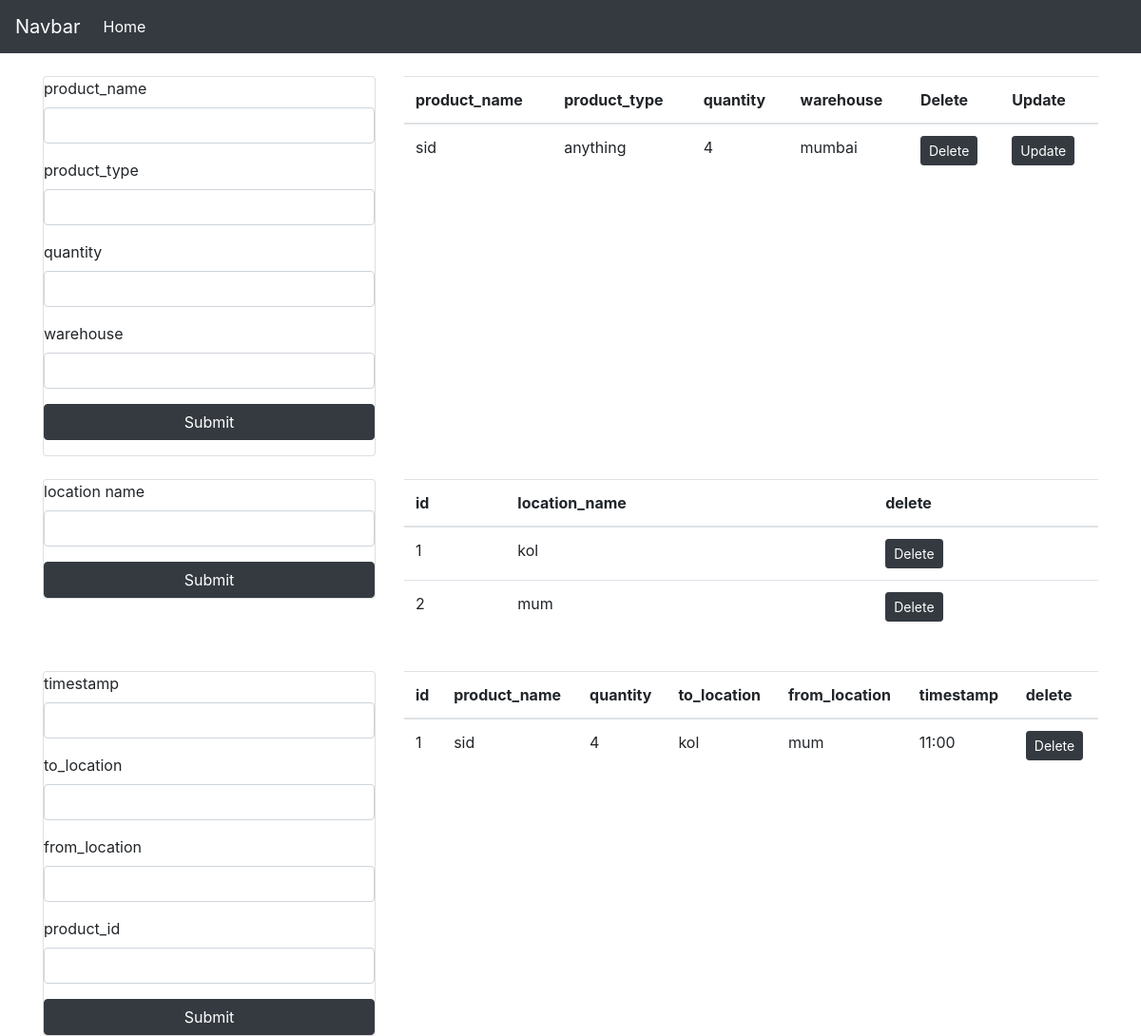
The page / on the database its author committed.
### app.py (models this page shows)
class User1(db.Model):
    id = db.Column(db.Integer,primary_key=True, autoincrement=True)
    product_name = db.Column(db.String(200))
    product_type = db.Column(db.String(200))
    quantity = db.Column(db.String(200))
    warehouse = db.Column(db.String(200))

class Location(db.Model):
    id = db.Column(db.Integer,primary_key=True, autoincrement=True)
    location_name = db.Column(db.String(200))

class Movement(db.Model):
    id = db.Column(db.Integer, primary_key=True)
    timestamp = db.Column(db.String(200))
    to_location = db.Column(db.String(200))
    from_location = db.Column(db.String(200))
    product_id = db.Column(db.Integer)

### app.py (the view, shortened to what this page needs)
@app.route('/',methods=['GET','POST'])
def get():
    if request.method == "GET":
        user1s = User1.query.all()
        locations = Location.query.all()
        for i in locations:
            print(i)
        movements = db.session.query(User1, Movement).filter(User1.id == Movement.product_id).all()
        page ='home'
        user = User1(id='',product_name='',product_type='',quantity='',warehouse='')
        return render_template('home.html',user1s=user1s,locations=locations,movements=movements,page=page,user=user)

### templates/home.html (shortened to what this page needs)
{% extends 'index.html' %}
{% block content %}
<br>
<div class="row">
    <div class="col-lg-4">
        <div class="card">
            {% if page == 'home' %}
            <form action="/" method="POST" class="form-group">
            {% endif %}
            <div class="form-group">
                <label for="">product_name</label>
                <input type="text" name="product_name" class="form-control" value={{user.product_name}}>
            </div>
            <div class="form-group">
                <label for="">product_type</label>
                <input type="text" name="product_type" class="form-control" value={{user.product_type}}>
            </div>
            <div class="form-group">
                <label for="">quantity</label>
                <input type="text" name="quantity" class="form-control" value={{user.quantity}}>
            </div>
            <div class="form-group">
                <label for="">warehouse</label>
                <input type="text" name="warehouse" class="form-control" value={{user.warehouse}}>
            </div>
            <button class="btn btn-block btn-dark">Submit</button>
            </form>
        </div>
    </div>
    <div class="col-lg-8">
        <table class="table">
            <thead>
                <th>product_name</th>
                <th>product_type</th>
                <th>quantity</th>
                <th>warehouse</th>
                <th>Delete</th>
                <th>Update</th>
            </thead>
            <tbody>
                {% for i in user1s %}
                <tr>
                    <td>{{ i.product_name }}</td>
                    <td>{{ i.product_type }}</td>
                    <td>{{ i.quantity }}</td>
                    <td>{{ i.warehouse }}</td>
                    <td>
                        <a href='/delete_product/{{i.id}}' class="btn btn-sm btn-dark">Delete</a>
                    </td>
                    <td>
                        <a href='/update_product/{{i.id}}' class="btn btn-sm btn-dark">Update</a>
                    </td>
                </tr>
                {% endfor %}
            </tbody>
        </table>
    </div>
</div>
<br>
<div class="row">
    <div class="col-lg-4">
        <div class="card">
            <form method="POST" action="/add_location">
                <div class="form-group">
                    <label for="">location name</label>
                    <input type="text" name="location_name" class="form-control" >
                </div>
                <button class="btn btn-block btn-dark">Submit</button>
            </form>
        </div>
    </div>
    <div class="col-lg-8">
        <table class="table">
            <thead>
                <th>id</th>
                <th>location_name</th>
                <th>delete</th>
            </thead>
            <tbody>
                {% for i in locations %}
                <tr>
                    <td>{{ i.id }}</td>
                    <td>{{ i.location_name }}</td>
                    <td>
                        <a href='/delete_location/{{i.id}}' class="btn btn-sm btn-dark">Delete</a>
                    </td>
                </tr>
                {% endfor %}
            </tbody>
        </table>
    </div>
</div>
<br>
<div class="row">
    <div class="col-lg-4">
        <div class="card">
            <form method="POST" action="/add_movement">
                <div class="form-group">
                    <label for="">timestamp</label>
                    <input type="text" name="timestamp" class="form-control" >
                </div>
                <div class="form-group">
                    <label for="">to_location</label>
                    <input type="text" name="to_location" class="form-control" >
                </div>
                <div class="form-group">
                    <label for="">from_location</label>
                    <input type="text" name="from_location" class="form-control" >
                </div>
                <div class="form-group">
                    <label for="">product_id</label>
                    <input type="text" name="product_id" class="form-control" >
                </div>
                <button class="btn btn-block btn-dark">Submit</button>
            </form>
        </div>
    </div>
    <div class="col-lg-8">
        <table class="table">
            <thead>
                <th>id</th>
                <th>product_name</th>
                <th>quantity</th>
                <th>to_location</th>
                <th>from_location</th>
                <th>timestamp</th>
                <th>delete</th>
            </thead>
            <tbody>
                {% for i in movements %}
                <tr>
                    <td>{{ i.User1.id }}</td>
                    <td>{{ i.User1.product_name }}</td>
                    <td>{{ i.User1.quantity }}</td>
                    <td>{{ i.Movement.to_location }}</td>
                    <td>{{ i.Movement.from_location }}</td>
                    <td>{{ i.Movement.timestamp }}</td>
                    <td>
                        <a href='/delete_movement/{{i.User1.id}}' class="btn btn-sm btn-dark">Delete</a>
                    </td>
                </tr>
                {% endfor %}
            </tbody>
        </table>
    </div>
</div>
{% endblock %}

### templates/index.html (shortened to what this page needs)
<!DOCTYPE html>
<html lang="en">
<head>
    <link rel="stylesheet" href="https://stackpath.bootstrapcdn.com/bootstrap/4.3.1/css/bootstrap.min.css">    <title>Document</title>
</head>
<body>
    <nav class="navbar navbar-expand-lg navbar-dark bg-dark">
        <a class="navbar-brand" href="#">Navbar</a>
        <div class="collapse navbar-collapse" id="navbarNavAltMarkup">
          <div class="navbar-nav">
            <a class="nav-item nav-link active" href="#">Home <span class="sr-only">(current)</span></a>
          </div>
        </div>
      </nav>
    <div class="container">
    {% block content %}{% endblock %}
</div>
</body>
</html>

### rows shown on the page
User1: product_name "sid", product_type "anything", quantity "4", warehouse "mumbai", User1.id "1", User1.product_name "sid", User1.quantity "4", Movement.to_location "kol", Movement.from_location "mum", Movement.timestamp "11:00"
Location: id "1", location_name "kol"
Location: id "2", location_name "mum"
